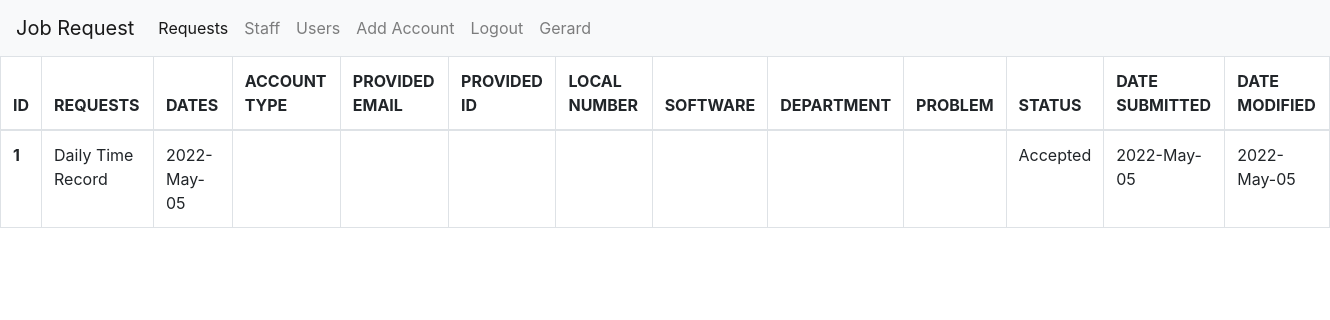
The page /admin/admindashboard.php (signed in) on the database its author committed.
### tables this page shows
CREATE TABLE `requests` (
  `id` int(11) NOT NULL,
  `request` varchar(255) NOT NULL,
  `dates` varchar(255) NOT NULL,
  `account_type` varchar(255) NOT NULL,
  `provided_email` varchar(255) NOT NULL,
  `provided_id` varchar(255) NOT NULL,
  `local_number` varchar(20) DEFAULT NULL,
  `software` varchar(255) NOT NULL,
  `dept` varchar(255) NOT NULL,
  `problem` varchar(255) NOT NULL,
  `status` varchar(255) NOT NULL DEFAULT '1',
  `accepted_by` varchar(255) NOT NULL,
  `date_submitted` varchar(255) NOT NULL,
  `date_modified` varchar(255) NOT NULL,
  `email` varchar(255) NOT NULL
);

CREATE TABLE `request_type` (
  `request_id` int(11) NOT NULL,
  `request` varchar(255) NOT NULL
);

### admin/admindashboard.php (the view, shortened to what this page needs)
<?php
include 'config.php';
?>
<!DOCTYPE html>
<html lang="en">
<head>
    <link rel="stylesheet" href="https://cdn.jsdelivr.net/npm/bootstrap@4.0.0/dist/css/bootstrap.min.css">
</head>
<body>
    <nav class="navbar navbar-expand-lg navbar-light bg-light">
        <a class="navbar-brand" href="index.php">Job Request</a>
        <div class="collapse navbar-collapse" id="navbarNavAltMarkup">
            <div class="navbar-nav">
                <a class="nav-item nav-link active" href="#">Requests</a>
                <a class="nav-item nav-link" href="staff.php">Staff</a>
                <a class="nav-item nav-link" href="users.php">Users</a>
                <a class="nav-item nav-link" href="addaccount.php">Add Account</a>
                <a class="nav-item nav-link" href="logout.php">Logout</a>
                <a class="nav-item nav-link" style="pointer-events:none"> <?php echo $_SESSION["NAME"]; ?></a>
            </div>
        </div>
    </nav>
    <table class="table table-bordered table-hover table-responsive-xl">
        <thead>
            <tr>
                <th scope="col">ID</th>
                <th scope="col">REQUESTS</th>
                <th scope="col">DATES</th>
                <th scope="col">ACCOUNT TYPE</th>
                <th scope="col">PROVIDED EMAIL</th>
                <th scope="col">PROVIDED ID</th>
                <th scope="col">LOCAL NUMBER</th>
                <th scope="col">SOFTWARE</th>
                <th scope="col">DEPARTMENT</th>
                <th scope="col">PROBLEM</th>
                <th scope="col">STATUS</th>
                <th scope="col">DATE SUBMITTED</th>
                <th scope="col">DATE MODIFIED</th>
            </tr>
        </thead>
        <tbody>
            <?php
            $sql = "SELECT * from requests";
            $sqlQuery = mysqli_query($con, $sql);
            if ($sqlQuery) {
                $num = 0;
                while ($row = mysqli_fetch_assoc($sqlQuery)) {
                    $num++;
                    $reqid = $row['request'];
                    $sqlreq = "SELECT * from request_type where request_id ='$reqid'";
                    $sqlreqQuery = mysqli_query($con, $sqlreq);
                    if ($sqlreqQuery) {
                        while ($rows = mysqli_fetch_assoc($sqlreqQuery)) {
                            $request = $rows['request'];
                        }
                    }
                    $dates = $row['dates'];
                    $type = $row['account_type'];
                    $email = $row['provided_email'];
                    $pid = $row['provided_id'];
                    $number = $row['local_number'];
                    $software = $row['software'];
                    $dept = $row['dept'];
                    $problem = $row['problem'];
                    if ($row['status'] == 2) {
                        $status = "Accepted";
                    }
                    $date_sub = $row['date_submitted'];
                    $date_mod = $row['date_modified'];
                    echo '
                        <tr data-href = "hello.html">
                          <th scope="row">' . $num . '</th>
                          <td>' . $request . '</td>
                          <td>' . $dates . '</td>
                          <td>' . $type . '</td>
                          <td>' . $email . '</td>
                          <td>' . $pid . '</td>
                          <td>' . $number . '</td>
                          <td>' . $software . '</td>
                          <td>' . $dept . '</td>
                          <td>' . $problem . '</td>
                          <td>' . $status . '</td>
                          <td>' . $date_sub . '</td>
                          <td>' . $date_mod . '</td>
                        </tr>
                        ';
                }
            }
            ?>
        </tbody>
    </table>
</body>
</html>

### rows shown on the page
requests: request_type.request "Daily Time Record", dates "2022-May-05", status "Accepted", date_submitted "2022-May-05", date_modified "2022-May-05"

### other values the page prints
$_SESSION["NAME"] "Gerard"
